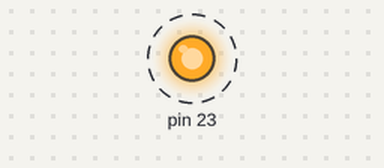
A sketch run on a simulated Arduino Uno, built with avr-gcc and run on an emulated ATmega328P. Parts: output pins drawn as LEDs (lit = HIGH). Dashed ring = blinking.

Above: at 0.4 s.
Timing chart, 0 to 4.6 s (numbered marks = the images above):
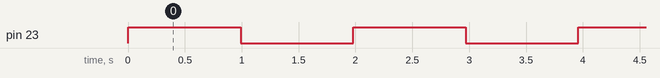

The sketch:

Aufgabe2.ino
```cpp
#include <Arduino_FreeRTOS.h>

// definition of tasks, prototypes
void vBlinkLedTask(void *pvParameters );

void setup() {

  xTaskCreate(                    // set up the blink task
    vBlinkLedTask
    ,  "Blinking LED Task"        // human-readable name
    ,  128                        // stack size
    ,  NULL
    ,  2                          // priority
    ,  NULL );

  // Now the task scheduler, which takes over control of scheduling individual tasks, is automatically started.
}

void loop() {                     // Empty: Things are done in tasks
}

// implementation of tasks
void vBlinkLedTask(void *pvParameters)  {
  DDRB |= (1 << 7);                            // switch PB 7 / LED to output

  for (;;)  {                                  // a task does not return or exit
    PORTB ^= (1 << 7);                         // toggle PB 7 / LED
    vTaskDelay(pdMS_TO_TICKS(1000));           // block / wait for 1 second
  }
}
```

Measured:
- by itself, pin 23: alternates HIGH for 0.99 s and LOW for 0.99 s
